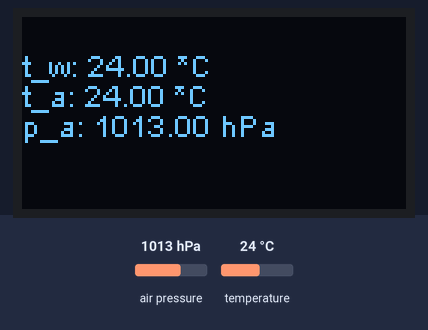
The sketch below on a simulated ESP8266 (NodeMCU). Shown: 128×64 one-colour display. Inputs (shaded band) come from the test bench; at power-on: air pressure 1013 hPa, temperature 24 °C. WiFi joins after 1.5 s; servers stay silent unless stated; network time is answered at once with the bench clock; what the sketch prints to the serial monitor is not drawn.

Above: at 3.0 s.
3.1 s: air pressure set to 952 hPa
At 5.4 s:
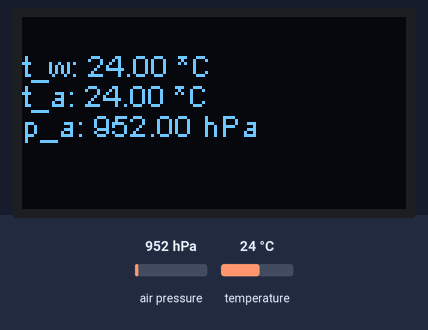
5.7 s: temperature set to 12 °C
At 6.4 s:
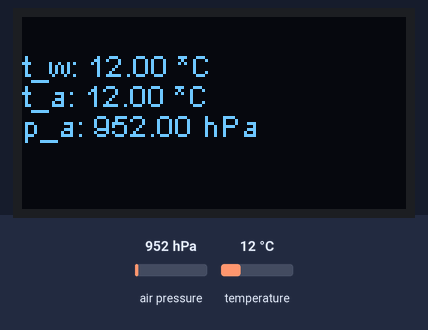
7.5 s: air pressure set to 975 hPa
At 8.3 s:
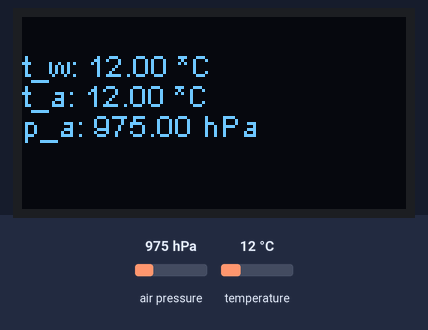
9.2 s: temperature set to 19 °C
At 10.3 s:
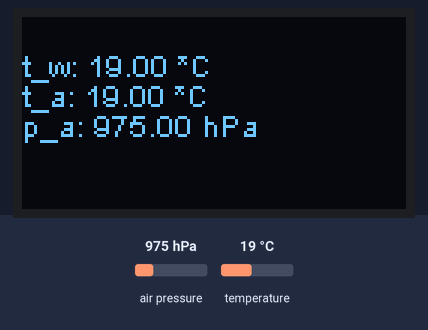
Timing chart, 0 to 12.0 s (numbered marks = the images above; inputs shaded):
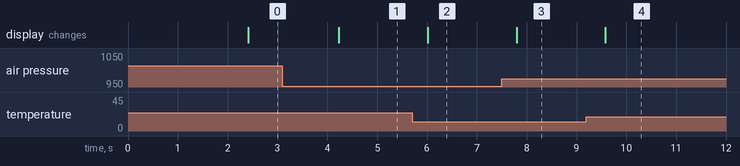

The sketch:

nodemcu.ino
```cpp
#include <Adafruit_BMP085.h>
#include <Wire.h>
#include <OneWire.h>
#include <DallasTemperature.h>
#include <NTPClient.h>
#include <WiFiUdp.h>
#include <ESP8266WiFi.h>
#include<SH1106.h>

//const int oneWireBus = 4;
OneWire ourWire(0);
DallasTemperature sensors(&ourWire);
float t_w;
float t_a, p_pascal, p_a;
Adafruit_BMP085 bmp;
SH1106 display(0x3c, SDA, SCL);

const char* ssid = "*****";
const char* password = "*****";
// Puerto (se suele usar 80 por defecto, pero en algunos casos hay que
// consultar al proveedor de internet de cual dispone en su conexion)
WiFiServer server(80);
//iniciamos el cliente udp para su uso con el server NTP
WiFiUDP ntpUDP;
// cuando creamos el cliente NTP podemos especificar el servidor al
// que nos vamos a conectar en este caso
// 0.south-america.pool.ntp.org SudAmerica
// también podemos especificar el offset en segundos para que nos
// muestre la hora según nuestra zona horaria en este caso
// restamos -10800 segundos ya que estoy en chile.
// y por ultimo especificamos el intervalo de actualización en
// mili segundos en este caso 5000
NTPClient timeClient(ntpUDP, "0.south-america.pool.ntp.org", -10800, 5000);

void setup() {

  Serial.begin(115200);
  sensors.begin();
  Wire.begin();
  display.init();
  display.flipScreenVertically();
  display.setFont(ArialMT_Plain_10);

  if (!bmp.begin()) { // Initicializa el sensor
    // Error en la detección del sensor
    Serial.print("Ooops, BMP085 no detectado ... Comprueba las conexiones!");
    while (1); // Bucle infinito
  }

  delay(100); // breve espera para que se concrete la conexion

  // Conexion al WiFi
  WiFi.begin(ssid, password);
  while (WiFi.status() != WL_CONNECTED)
    delay(100); //aqui debemos esperar unos instantes
  Serial.println("Conexión exitosa a WiFi");
  // Iniciar el servidor
  server.begin();
  Serial.println("Iniciado el servidor");

  // Escribir la direccion IP
  Serial.print("el IP es: ");
  Serial.print(WiFi.localIP());
  Serial.println("");
  timeClient.begin();
}

void loop() {

  sensors.requestTemperatures();   //Se envía el comando para leer la temperatura
  t_w = sensors.getTempCByIndex(0); //Se obtiene la temperatura en ºC
  t_a = bmp.readTemperature ();
  p_pascal = bmp.readPressure (); //resultado en pascales
  p_a = (p_pascal / 100); //resultado en hectopascales

  display.clear();
  display.setTextAlignment(TEXT_ALIGN_LEFT);
  display.setFont(ArialMT_Plain_10);
  String tw = "t_w: " + String(t_w) + " *C";
  String ta = "t_a: " + String(t_a) + " *C";
  String pa = "p_a: " + String(p_a) + " hPa";
  //display.drawString(0, 0, "ip: 192.168.100.21");
  display.drawString(0, 10, tw);
  display.drawString(0, 20, ta);
  display.drawString(0, 30, pa);
  display.display();

  timeClient.update(); //sincronizamos con el server NTP
  // Comprobar si se ha conectado algun cliente
  WiFiClient client = server.available();

  if (client) {
    Serial.println("Nueva conexion");
    // Escribir las cabeceras HTML
    client.println("HTTP/1.1 200 OK");
    client.println("Content-Type: text/html");
    client.println("");
    client.println("<!DOCTYPE HTML>");

    //Escribir el contenido que vamos a visualizar
    client.println("<html> <head> <title>");
    client.println("Control Acuario");
    client.println("</title> <meta http-equiv=\"refresh\" content=\"5\"> </head> <br/>");
    client.println("<body>");
    client.print("t_w: ");
    client.println(t_w);
    client.print("t_a: ");
    client.println(t_a);
    client.print("p_a: ");
    client.println(p_a);
    client.print("time: ");
    client.println(timeClient.getFormattedTime());
    client.println("</body> </html>");
  }
  delay(1000);
}
```

Measured:
- after the input at 3.1 s, the display: changes after 1.1 s (image 1)
- after the input at 5.7 s, the display: changes after 0.31 s (image 2)
- after the input at 7.5 s, the display: changes after 0.30 s (image 3)
- after the input at 9.2 s, the display: changes after 0.38 s (image 4)
